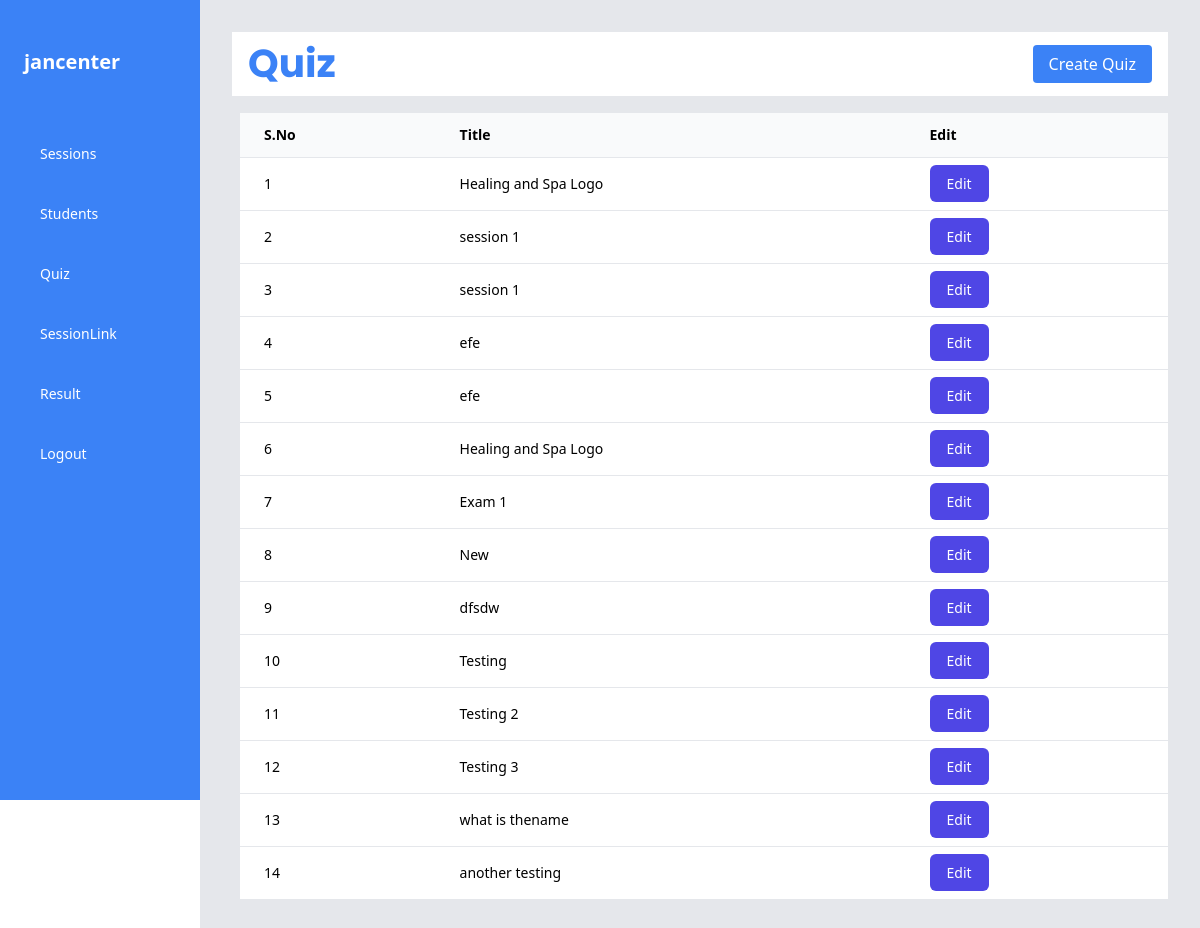
Page /quiz/ (signed in) on the committed database.
### users/models.py (models this page shows)
class CustomUser(AbstractUser):
    USER_TYPE_CHOICES = (
        (1, 'admin'),
        (2, 'teacher'),
        (3, 'student'),
    )
    user_type = models.PositiveSmallIntegerField(choices=USER_TYPE_CHOICES, default=3)

### quiz/models.py (models this page shows, shortened)
class Quiz(models.Model):
    title = models.CharField(max_length=200)
    teacher = models.ForeignKey(Teacher, on_delete=models.CASCADE)
    video = models.ForeignKey(Video, on_delete=models.CASCADE, related_name="quizzes",null=True )
    total_marks = models.PositiveIntegerField(default=0)
    date = models.DateField(default=datetime.date.today)

### quiz/views.py (the view)
# urls.py: path('', views.quiz, name='quiz'),
def quiz(request):
    if not request.user.is_authenticated:
        return HttpResponseForbidden("You need to be logged in to access this page.")
    try:
        teacher_profile = Teacher.objects.get(user=request.user)
    except Teacher.DoesNotExist:
        return HttpResponseForbidden("Only teachers can access this page.")
    quizzes = Quiz.objects.filter(teacher=teacher_profile)
    return render(request, 'quiz/quiz.html', {'quizzes': quizzes})

### quiz/templates/quiz/Quiz.html
{% extends "tbase.html" %}
{% block content %}
<div class="flex-1 bg-gray-200 p-8 ml-100 w-3/4">
    <div class="bg-white w-full p-4 flex items-center justify-between border-b">
        <h2 class="font-bold text-2xl text-blue-500" style="font-family: 'Poppins', sans-serif; font-size: 39px;">Quiz</h2>
        <button><a href="{% url 'quiz:create_quiz' %}" class="bg-blue-500 text-white px-4 py-2 rounded">Create Quiz</a></button>
    </div>
    <div class="container mx-1 p-4 md:px-1">
        <table class="min-w-full bg-white">
            <thead>
                <tr>
                    <th class="px-6 py-3 border-b border-gray-200 bg-gray-50 text-left text-sm">S.No</th>
                    <th class="px-6 py-3 border-b border-gray-200 bg-gray-50 text-left text-sm">Title</th>
                    <th class="px-6 py-3 border-b border-gray-200 bg-gray-50 text-left text-sm">Edit</th>
                </tr>
            </thead>
            <tbody>
                {% for quiz in quizzes %}
<tr>
    <td class="px-6 py-4 whitespace-no-wrap border-b border-gray-200 text-left text-sm">{{ forloop.counter }}</td>
    <td class="px-6 py-4 whitespace-no-wrap border-b border-gray-200 text-left text-sm">{{ quiz.title }}</td>
    <td class="px-6 py-4 whitespace-no-wrap border-b border-gray-200 text-left text-sm">
        <a href="{% url 'quiz:edit_quiz' quiz.id %}" class="px-4 py-2 border border-transparent text-sm leading-5 font-medium rounded-md text-white bg-indigo-600 hover:bg-indigo-500 focus:outline-none focus:border-indigo-700 focus:shadow-outline-indigo active:bg-indigo-800 transition duration-150 ease-in-out">
            Edit
        </a>
    </td>
</tr>
{% endfor %}
            </tbody>
        </table>
    </div>
</div>
{% endblock %}

### users/templates/tbase.html (shortened to what this page needs)
<!DOCTYPE html>
<html>
<head>
    {% load static %}
    <link href="https://cdn.jsdelivr.net/npm/tailwindcss@2.2.19/dist/tailwind.min.css" rel="stylesheet">
</head>
<body>
    <main class="flex">
        <div class="w-1/6 h-screen sticky top-0 bg-blue-500 hidden md:block">
            <div class="py-12 px-6 text-white text-xl font-bold">
                {% if request.user.is_authenticated %}
                {{ request.user.username }}
                {% else %} Guest
                {% endif %}
            </div>
            <a href="{% url 'lesson' %}" class="block py-5 px-10 text-white hover:bg-blue-300 text-sm">Sessions</a>
            <a href="{% url 'students' %}" class="block py-5 px-10 text-white hover:bg-blue-300 text-sm">Students</a>
            <a href="{% url 'quiz:quiz' %}" class="block py-5 px-10 text-white hover:bg-blue-300 text-sm">Quiz</a>
            <a href="{% url 'newlink' %}" class="block py-5 px-10 text-white hover:bg-blue-300 text-sm">SessionLink</a>
            <a href="{% url 'quiz:quiz_results' %}" class="block py-5 px-10 text-white hover:bg-blue-300 text-sm">Result</a>
            {% if request.user.is_authenticated %}
            <a href="{% url 'logout' %}" class="block py-5 px-10 text-white hover:bg-blue-300 text-sm">Logout</a>
            {% else %}
            <a href="{% url 'center' %}" class="block py-5 px-10 text-white hover:bg-blue-300 text-sm">Login</a>
            {% endif %}
        </div>
        {% block content %}{% endblock %}
    </main>
</body>
</html>

### rows in the picture
CustomUser: user.username "jancenter"
Quiz: title "Healing and Spa Logo"
Quiz: title "session 1"
Quiz: title "session 1"
Quiz: title "efe"
Quiz: title "efe"
Quiz: title "Healing and Spa Logo"
Quiz: title "Exam 1"
Quiz: title "New"
Quiz: title "dfsdw"
Quiz: title "Testing"
Quiz: title "Testing 2"
Quiz: title "Testing 3"
Quiz: title "what is thename"
Quiz: title "another testing"
